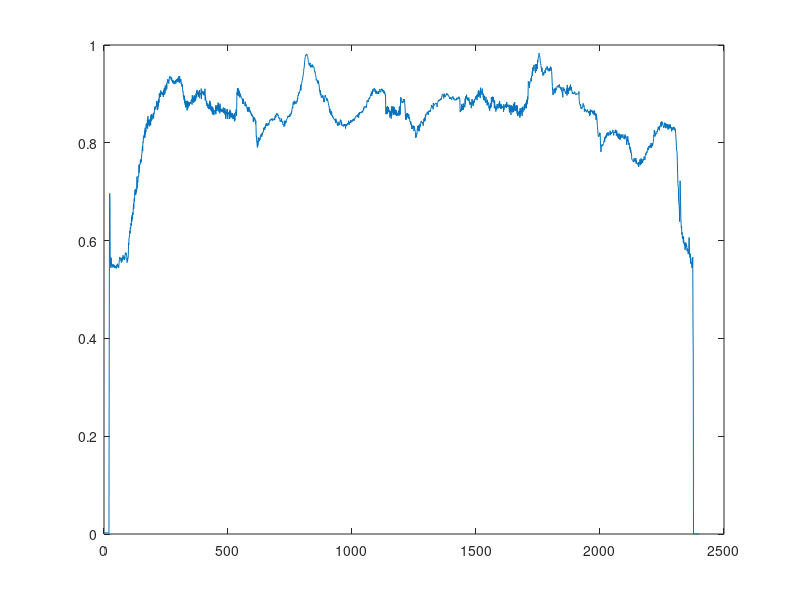

Write the MATLAB code that produced this figure. (Note: this script raises an error after producing the figure.)
% sample = csvread('seg_sample.csv');
datay = load('data.mat');
sample = datay.score_of_tom;
plot(sample);
%segmentation check for bottomUp
figure();
seg_bottomUp(sample,6,1);
%segmentation check for topDown
figure();
seg_topDown(sample,6,1);
%segmentation check for swab
